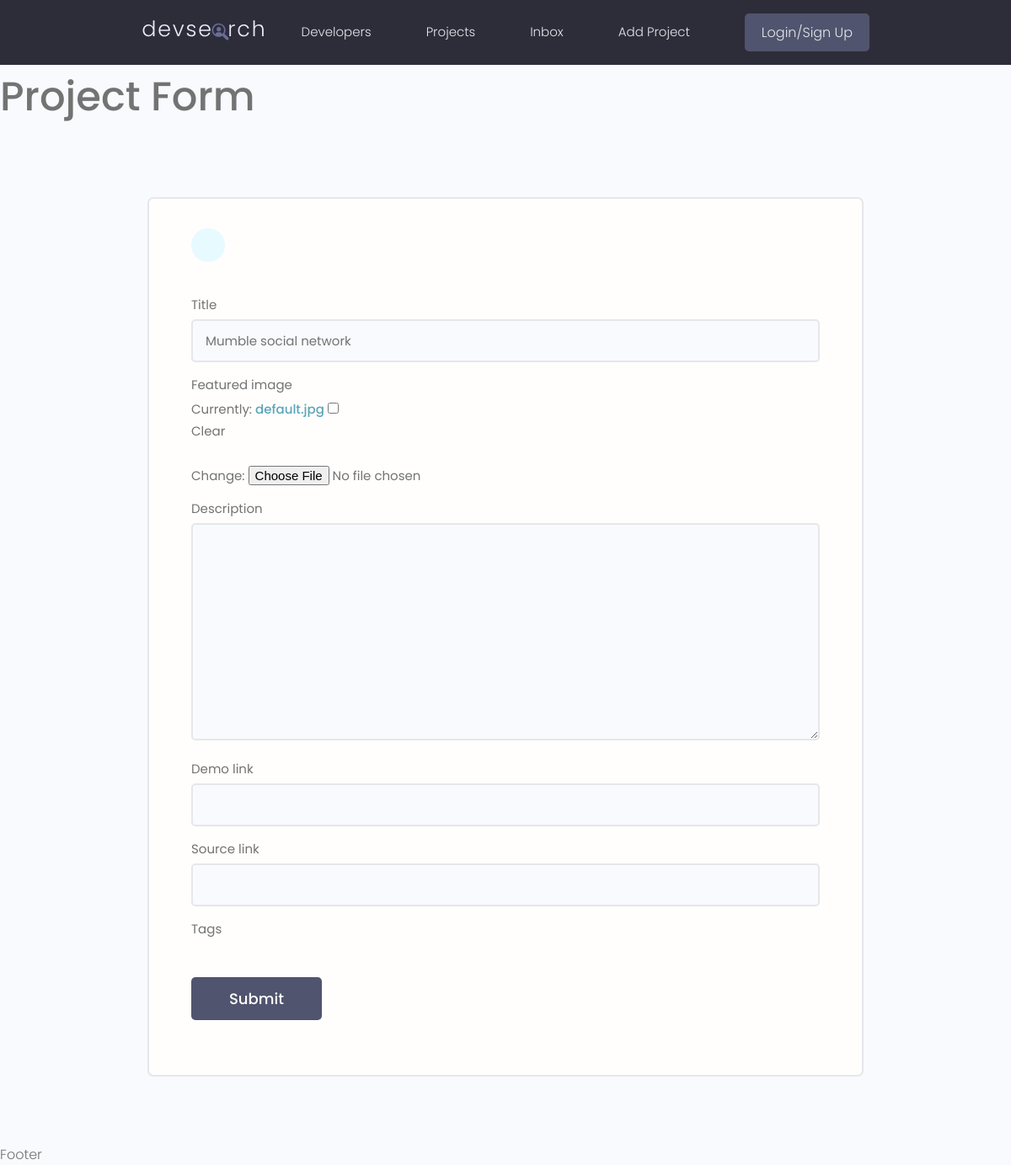
Before: /update-project/853f2c157913415092af52e1a2856e5d/ with the older database file.
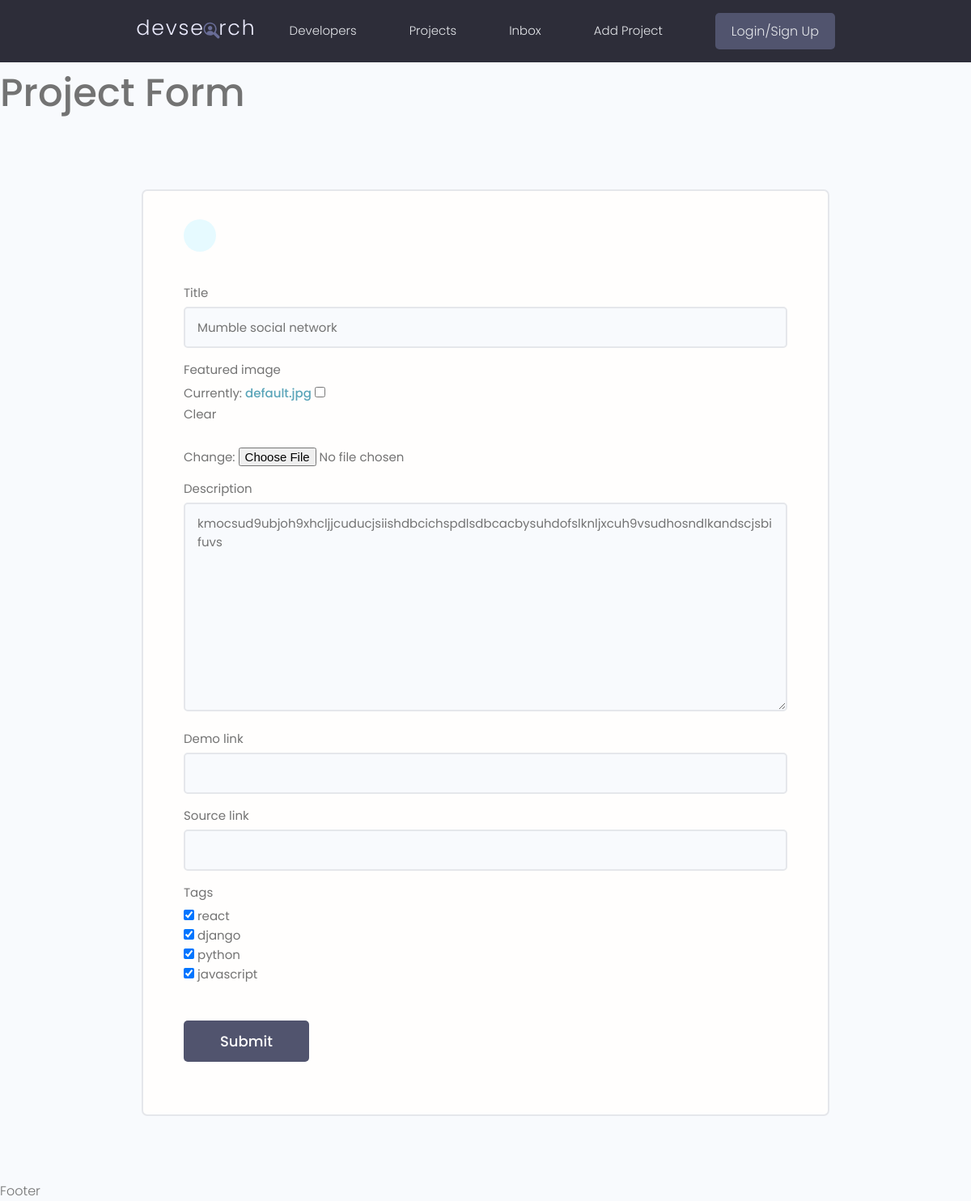
After: the same page with the newer database file.
### projects/models.py (models this page shows, shortened)
class Project(models.Model):
    title = models.CharField(max_length=200)
    description = models.TextField(null=True, blank=True)
    featured_image = models.ImageField(null=True, blank=True, default="default.jpg")
    demo_link = models.CharField(max_length=2000, null=True, blank=True)
    source_link = models.CharField(max_length=2000, null=True, blank=True)
    tags = models.ManyToManyField('Tag', blank=True)
    vote_total = models.IntegerField(default=0, null=True, blank=True)
    vote_ratio = models.IntegerField(default=0, null=True, blank=True)
    created = models.DateTimeField(auto_now_add=True)
    id = models.UUIDField(default=uuid.uuid4, unique=True,
                          primary_key=True, editable=False)

### projects/views.py (the view)
# urls.py: path('update-project/<str:pk>/', views.updateProject, name="update-project"),
def updateProject(request,pk):
    project = Project.objects.get(id=pk)
    form = ProjectForm(instance=project)
    if request.method == 'POST':
        form = ProjectForm(request.POST,request.FILES,instance=project)
        if form.is_valid():
            form.save()
            return redirect('projects')
    context ={'form': form}
    return render(request, "projects/project_form.html",context)

### projects/forms.py
class ProjectForm(ModelForm):
    class Meta:
        model = Project
        fields = ['title','featured_image','description','demo_link','source_link','tags']
        widgets ={
            'tags': forms.CheckboxSelectMultiple(),
        }
    def __init__(self, *args, **kwargs):
        super(ProjectForm, self).__init__(*args, **kwargs)
        for name, field in self.fields.items():
            field.widget.attrs.update({'class': 'input'})

### projects/models.py (called while the page is built)
    def __str__(self):
        return self.name

### projects/templates/projects/project_form.html (shortened to what this page needs)
{% extends 'base.html' %}
{% block content %}
<h1>Project Form</h1>
    <main class="formPage my-xl">
        <div class="content-box">
            <div class="formWrapper">
                <a class="backButton" href="#"></a>
                <br>
                <form class="form" method="POST" enctype="multipart/form-data">
                    {% for field in form %}
                    <div class="form__field">
                        <label for="formInput#text">{{field.label}} </label>
                        {{field}}
                    </div>
                    {% endfor %}
                    <input class="btn btn--sub btn--lg  my-md" type="submit" value="Submit" />
                </form>
            </div>
        </div>
    </main>
{% endblock %}

### templates/base.html (shortened to what this page needs)
<!DOCTYPE html>
{% load static %}
<html lang="en">
<head>
    <link rel="stylesheet" href="https://cdn.iconmonstr.com/1.3.0/css/iconmonstr-iconic-font.min.css" />
    <link rel="stylesheet" href="{% static 'uikit/styles/uikit.css' %}" />
    <link rel="stylesheet" href="{% static 'styles/app.css' %}" />
</head>
<body>
    {% include 'navbar.html' %}
    {% block content %}
    {% endblock content %}
    <p>Footer</p>
</body>
</html>

### templates/navbar.html (shortened to what this page needs)
{% load static %}
<header class="header">
    <div class="container container--narrow">
        <a href="{% url 'projects' %}" class="header__logo">
            <img src="{% static 'images/logo.svg' %}" alt="DevSearch Logo" />
        </a>
        <nav class="header__nav">
            <ul class="header__menu">
                <li class="header__menuItem"><a href="">Developers</a></li>
                <li class="header__menuItem"><a href="{% url 'projects' %}">Projects</a></li>
                <li class="header__menuItem"><a href="">Inbox</a></li>
                <li class="header__menuItem"><a href="{% url 'create-project' %}">Add Project</a></li>
                <li class="header__menuItem"><a href="" class="btn btn--sub">Login/Sign Up</a></li>
            </ul>
        </nav>
    </div>
</header>

### static/styles/app.css (style rules this page uses)
:root { --color-sub: #2d2d39; }
.btn--sub { background-color: var(--color-sub-light); }
img { width: 100%; }
.content-box { width: 95%; max-width: 85rem; margin: 0 auto; }
.header { position: sticky; z-index: 111; background-color: var(--color-sub); padding: 1.5rem 0; }
.header > .container { display: flex; justify-content: space-between; align-items: center; }
.header__logo > img { height: 3.8rem; }
.header__nav > ul { display: inline-flex; align-items: center; list-style: none; gap: 6.5rem; }
.header__menuItem > a { color: var(--color-light); font-weight: 300; }
.backButton { background: var(--color-main-light); color: var(--color-main); width: 4rem; height: 4rem; display: flex; align-items: center; justify-content: center; border-radius: 50%; }
.formPage .formWrapper { list-style: none; background: var(--color-white); padding: 3.5rem 5rem; border: 2px solid var(--color-light); border-radius: 0.7rem; }

### static/uikit/styles/modules/_variables.css (style rules this page uses)
:root { --color-main: #5aa5b9; --color-main-light: #e6faff; --color-sub: #3f4156; --color-sub-light: #51546e; --color-sub-lighter: #ededfd; --color-text: #737373; --color-gray: #8b8b8b; --color-light: #e5e7eb; --color-light-gray: #767676; --color-bg: #f8fafd; --color-white: #fffefd; --color-white-light: #f3f3f3; --color-success: #359e64; --color-success-bg: #def8e8; --color-error: #fc4b0b; --color-error-bg: #fff2ee; --font-base: 'Poppins', arial, helvetica, 'Segoe UI', roboto, ubuntu, sans-serif; --font-monospace: 'Fira Code', 'Courier New', courier, monospace; --font-regular: 300; --font-medium: 500; --font-bold: 700; --generic-shadow: 1px 1px 5px #00000010; --generic-transition: all 0.3s ease-in-out; }

### static/uikit/styles/modules/_base.css (style rules this page uses)
* { margin: 0; padding: 0; box-sizing: border-box; text-rendering: optimizeLegibility; color: inherit; font-size: inherit; }
html { font-size: 50%; }
@media only screen and (min-width: 480px) { html { font-size: 56.25%; } }
@media only screen and (min-width: 1200px) { html { font-size: 62.5%; } }
body { line-height: 1.6; font-weight: 400; font-size: 1.5rem; color: var(--color-text); background-color: var(--color-bg); min-height: 100vh; }

### static/uikit/styles/modules/_typography.css (style rules this page uses)
* { font-family: var(--font-base); }
h1 { font-size: 4.8rem; font-weight: var(--font-medium); }
p, span, strong { font-size: 1.6rem; color: var(--color-text); font-weight: var(--font-regular); }
a { padding-bottom: 2px; text-decoration: none; display: inline-block; color: var(--color-main); font-weight: var(--font-medium); }

### static/uikit/styles/modules/_utilities.css (style rules this page uses)
.container { width: 92%; max-width: 165rem; margin: 0 auto; box-sizing: border-box; }
.container--narrow { width: 92%; max-width: 120rem; }
@media screen and (min-width: 1000px) { .container { width: 90%; } }
@media screen and (min-width: 1000px) { .container--narrow { width: 85%; } }
@media screen and (min-width: 1200px) { .container { width: 80%; } }
@media screen and (min-width: 1200px) { .container--narrow { width: 72%; } }
.my-md { margin: 3rem auto; }
.my-xl { margin: 8rem auto; }

### static/uikit/styles/modules/_button.css (style rules this page uses)
.btn { display: inline-block; position: relative; cursor: pointer; background-color: var(--color-light); font-weight: var(--font-medium); color: var(--color-sub); text-decoration: none; padding: 1rem 2rem; border-radius: 0.5rem; border: none; width: -webkit-fit-content; width: -moz-fit-content; width: fit-content; height: -webkit-fit-content; height: -moz-fit-content; height: fit-content; font-size: 1.6rem; outline-width: 0; outline-color: transparent; -webkit-backface-visibility: hidden; backface-visibility: hidden; transition: all 0.3s ease-in-out; }
.btn--sub { background-color: var(--color-sub); color: var(--color-white); }
.btn--lg { font-size: 1.8rem; padding: 1.2rem 4.5rem; }

### static/uikit/styles/modules/_form.css (style rules this page uses)
.form { display: block; }
.form__field { margin-top: 1.5rem; margin-bottom: 1.5rem; }
.form__label, .form__field > label { display: block; margin-bottom: 0.5rem; color: var(--color-text); }
input.input[type='text'], input.input[type='email'], input.input[type='password'], input.input[type='number'], select.input, textarea.input { min-width: 24rem; width: 100%; padding: 1.2rem 1.5rem; border-radius: 0.5rem; border: 2px solid var(--color-light); transition: all 0.3s ease-in-out; background-color: var(--color-bg); }

Changed rows visible on the page:
changed Project "Mumble social network": description (not shown) → "kmocsud9ubjoh9xhcljjcuducjsiishdbcichspdlsdbcacbysuhdofslknljxcuh9vsudhosndlkandscjsbifuvs"
Other visible differences:
new list line: "☑ ☑ ☑ ☑ react django python javascript"
